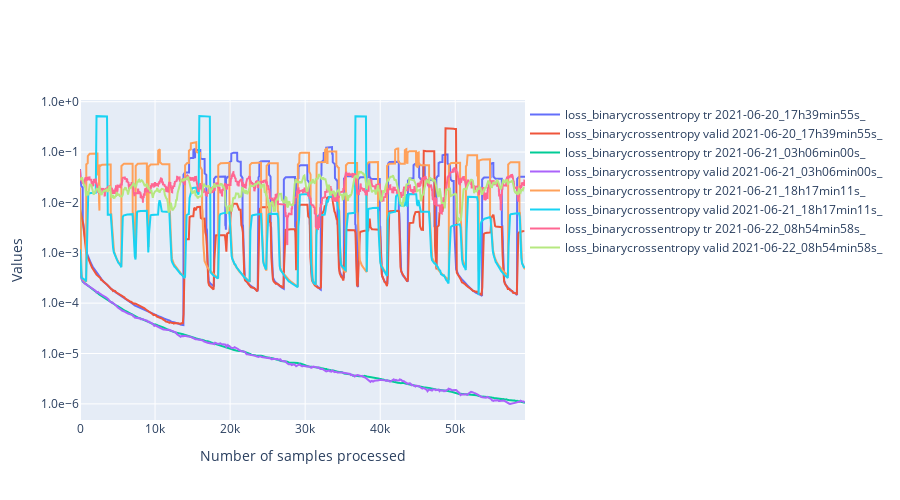

Here is the notebook cell this chart was saved with:
### Code cell
import ipywidgets as widgets
class PersoToggleButton(widgets.ToggleButton):
    def __init__(self,name=None,*args,**kargs):
        super(PersoToggleButton, self).__init__(*args,**kargs)
        self.name = name

compute_width = lambda value:f"{max(len(str(value)) * 12, 60) + 20}px"
list_vertical_widgets = []
dico_changing_widgets_metadata = {}
list_changing_widgets_metrics = []
list_changing_widgets_tr_valid = []
# Widgets for the metadata ------------------------------------------------------------------
label_metadata_filter = "Metadata"
llocalvertwidgets = []
dico_changing_widgets_reorganized = {"metadata":{},"metrics":{},"mode":{}}
for metadata_name in df.columns:

    if metadata_name == "folder_id":
        continue
    possible_values = df[metadata_name].unique()
    label = widgets.Label(metadata_name)
    dico_changing_widgets_reorganized["metadata"][metadata_name] = {str(value):PersoToggleButton(
        value=True,
        description=str(value),
        disabled=False,
        button_style='', # 'success', 'info', 'warning', 'danger' or ''
        tooltip='',
        icon='check',
        layout = widgets.Layout(width = compute_width(value), margin='0px 0px 0px 0px'),
        name="metadata|"+metadata_name
    ) for value in possible_values}

    possibilities = list(dico_changing_widgets_reorganized["metadata"][metadata_name].values())
    dico_changing_widgets_metadata[metadata_name] = possibilities
    box = widgets.HBox(layout=widgets.Layout(width='100%',display='inline-flex',flex_flow='row wrap'),width='100%')
    box.overflow_x = 'auto'
    box.children = [label]+possibilities
    llocalvertwidgets.append(box)

box = widgets.VBox(width='100%')
box.children = llocalvertwidgets
list_vertical_widgets.append(box)
# Widgets to select metrics ---------------------------------------------------------------
label_metrics_filter = "Metrics"
dico_changing_widgets_reorganized["metrics"] = {str(metric_name):PersoToggleButton(
        value=True,
        description=metric_name,
        disabled=False,
        button_style='', # 'success', 'info', 'warning', 'danger' or ''
        tooltip='',
        icon='check',
        layout = widgets.Layout(width = compute_width(metric_name), margin='0px 0px 0px 0px'),
        name="metrics"
    )
    for metric_name in available_metrics}
possibilities = list(dico_changing_widgets_reorganized["metrics"].values())
list_changing_widgets_metrics = possibilities
box = widgets.HBox(layout=widgets.Layout(width='100%',display='inline-flex',flex_flow='row wrap'),width='100%')
box.overflow_x = 'auto'
box.children = possibilities
list_vertical_widgets.append(box)

# widgets to select tr or valid ----------------------------------------------------------
label_tr_valid_filter = "Mode_of_training"
possibilities = [PersoToggleButton(
        value=True,
        description=mode,
        disabled=False,
        button_style='', # 'success', 'info', 'warning', 'danger' or ''
        tooltip='',
        icon='check',
        layout = widgets.Layout(width = compute_width(mode), margin='0px 0px 0px 0px'),
        name="mode"
    )
    for mode in ["tr","valid"]]
list_changing_widgets_tr_valid = possibilities
box = widgets.HBox(layout=widgets.Layout(width='100%',display='inline-flex',flex_flow='row wrap'),width='100%')
box.overflow_x = 'auto'
box.children = possibilities
list_vertical_widgets.append(box)

titles = ["Metadata", "Metrics","Mode_of_training"]
l = []
for item,title in zip(list_vertical_widgets,titles):
    accordion = widgets.Accordion(children=[item],titles=(title,))
    accordion.set_title(0,title)
    accordion.selected_index = 0
    l.append(accordion)
# widget for moving average
moving_average = widgets.IntText(
    value=100,
    description='mean_window',
    disabled=False
)
# widget to toggle log scale for the y axis
y_log_scale = widgets.ToggleButton(
        value=True,
        description="logy",
        disabled=False,
        button_style='', # 'success', 'info', 'warning', 'danger' or ''
        tooltip='',
        icon='check',
        layout = widgets.Layout(width = compute_width("logy"), margin='0px 0px 0px 0px')
    )

global_box = widgets.VBox(l+[moving_average,y_log_scale])

# Handlers --------------------------------------------------------------------------------------
from IPython.display import display,clear_output
import plotly.graph_objects as go
import main.src.analysis.tools as tls
def filter_metadata():
    global states
    global query
    # Extract informations from widgets to build a query for the dataframe
    list_sub_requests_1 = []
    for metadata_name,dico_metadata in states["metadata"].items():
        list_sub_requests_2 = []
        for name,state in dico_metadata.items():
            if state is True:
                type_data = type(df[metadata_name][0])
                if type_data is str:
                    name = f"\"{name}\""
                list_sub_requests_2.append(f"({metadata_name} == {name})")
        if len(list_sub_requests_2) > 0:
            poss = r" or ".join(list_sub_requests_2)
            list_sub_requests_1.append(f"({poss})")
    filtered_dataframe = df
    if len(list_sub_requests_1) > 0:
        query = r" or ".join(list_sub_requests_1)
        # Apply the query to the dataframe
        filtered_dataframe = df.query(query)
    list_runs = filtered_dataframe["folder_id"].unique()
    return list_runs,filtered_dataframe
def filter_metrics(runs):
    global states
    new_dico = {}
    for f,dico in dico_metrics.items():
        if f not in runs:
            continue
        new_dico[f] = {}
        for metric_name,list_values in dico.items():
            if states["metrics"][metric_name] is True:
                new_dico[f][metric_name] = list_values
    return new_dico
def actualize_available_possibilities(dico_vals,filtered_dataframe):
    global states, dico_changing_widgets_metadata
    for column in filtered_dataframe.columns[1:]:
        values_available = filtered_dataframe[column].unique()
        for value in df[column].unique():
            w = dico_changing_widgets_reorganized["metadata"][column][str(value)]
            if value not in values_available:
                w.disabled = True
            else:
                w.disabled = False
def plot(dico_vals,filtered_dataframe):
    global states
    import numpy as np
    list_scatters = []
    import matplotlib.pyplot as plt
    for run,dico_metrics in dico_vals.items():
        line_dataframe = filtered_dataframe[filtered_dataframe["folder_id"] == run]
        batch_size_tr = line_dataframe["tr_batch_size"].values[0]
        batch_size_valid = line_dataframe["valid_batch_size"].values[0]
        for metric_name,metric_values in dico_metrics.items():
            if metric_name == "loss":
                metric_name = "loss_"+filtered_dataframe[filtered_dataframe["folder_id"] == run]["loss"].values[0]
                access_name = "_loss"
            else:
                access_name = "_values"
            global states
            for mode,state in states["mode"].items():
                if state is False:
                    continue
                batch_size = batch_size_tr if mode == "tr" else batch_size_valid
                if "loss" in metric_name:
                    access_name1 = "attr_"+mode+access_name
                else:
                    access_name1 = mode + access_name
                v = metric_values[access_name1]
                window = int(moving_average.value/batch_size)
                new_values = []
                for i in range(len(v)-window):
                    new_values.append(np.mean(v[i:min(i+window,len(v))]))
                v = np.array(new_values)
                x = np.arange(0,v.shape[0]) * batch_size
                x = pd.Series(x)
                v = pd.Series(v)
                graph = go.Scatter(x=x,y=v,mode='lines',name=f"{metric_name} {mode} {run}",
                                   hovertemplate='Sample n°: %{x}'+f'<br>{metric_name} {mode}<br>{run}:'+' %{y}')
                list_scatters.append(graph)
    plt.clf()
    fig = go.Figure(
        data=list_scatters,
        layout=go.Layout(
            title=go.layout.Title(text=""),
            xaxis_title="Number of samples processed",
            yaxis_title="Values",
            legend=dict(
                orientation="h",
                y=1,
                x=1
            ),
            yaxis={'tickformat':'.1e',},
            width=900,
            height = 500
        ),
    )
    if states["others"]["logy"] is True:
        fig.update_yaxes(type="log")
    clear_output()
    display(global_box)
    fig.show()
states = {"others":{"mean_window":moving_average.value,"logy":False},
          "mode":{"tr":False,"valid":False},
          "metrics":{k:False for k in available_metrics},
          "metadata":{k:{
              str(k1):False for k1 in df[k].unique()
          } for k in df.columns}
          }
def handler(v):
    global query
    if v["name"] == "disabled":
        return
    global states
    try:
        name = "others"
        try:
            name = v["owner"].name
        except:
            pass
        name = name.split("|")
        try:
            new_val = not(v["new"]["value"])
        except:
            new_val = not(v["new"])
    except Exception as e:
        return
    if len(name) == 2:
        states[name[0]][name[1]][v["owner"].description] = not(states[name[0]][name[1]][v["owner"].description])
    else:
        states[name[0]][v["owner"].description] = not(states[name[0]][v["owner"].description])
    runs,filtered_dataframe = filter_metadata()
    dico_vals = filter_metrics(runs)
    actualize_available_possibilities(dico_vals,filtered_dataframe)
    plot(dico_vals,filtered_dataframe)
    try:
        print(dico_vals['2021-06-20_17h39min55s_']["mae"])
    except:
        pass
    print(metric_name)

for name,liste_w in dico_changing_widgets_metadata.items():
    for w in liste_w:
        w.observe(handler)
for w in list_changing_widgets_metrics:
    w.observe(handler)
list_changing_widgets_metrics[-1].value = True
for w in list_changing_widgets_tr_valid:
    w.observe(handler)
for w in [moving_average,y_log_scale]:
    w.observe(handler)
global_box

### Figure 1 — Plotly figure (JSON) as saved in the notebook; plotly's stock layout.template omitted (floating-point values rounded to 4 significant figures; data arrays with more than 128 entries replaced by an {"elided": "..."} marker saying what was removed)
{"data": [{"hovertemplate": "Sample n°: %{x}<br>loss_binarycrossentropy tr<br>2021-06-20_17h39min55s_: %{y}", "mode": "lines", "name": "loss_binarycrossentropy tr 2021-06-20_17h39min55s_", "type": "scatter", "x": {"elided": "5930 int values"}, "y": {"elided": "5930 float values"}}, {"hovertemplate": "Sample n°: %{x}<br>loss_binarycrossentropy valid<br>2021-06-20_17h39min55s_: %{y}", "mode": "lines", "name": "loss_binarycrossentropy valid 2021-06-20_17h39min55s_", "type": "scatter", "x": {"elided": "593 int values"}, "y": {"elided": "593 float values"}}, {"hovertemplate": "Sample n°: %{x}<br>loss_binarycrossentropy tr<br>2021-06-21_03h06min00s_: %{y}", "mode": "lines", "name": "loss_binarycrossentropy tr 2021-06-21_03h06min00s_", "type": "scatter", "x": {"elided": "5930 int values"}, "y": {"elided": "5930 float values"}}, {"hovertemplate": "Sample n°: %{x}<br>loss_binarycrossentropy valid<br>2021-06-21_03h06min00s_: %{y}", "mode": "lines", "name": "loss_binarycrossentropy valid 2021-06-21_03h06min00s_", "type": "scatter", "x": {"elided": "593 int values"}, "y": {"elided": "593 float values"}}, {"hovertemplate": "Sample n°: %{x}<br>loss_binarycrossentropy tr<br>2021-06-21_18h17min11s_: %{y}", "mode": "lines", "name": "loss_binarycrossentropy tr 2021-06-21_18h17min11s_", "type": "scatter", "x": {"elided": "5930 int values"}, "y": {"elided": "5930 float values"}}, {"hovertemplate": "Sample n°: %{x}<br>loss_binarycrossentropy valid<br>2021-06-21_18h17min11s_: %{y}", "mode": "lines", "name": "loss_binarycrossentropy valid 2021-06-21_18h17min11s_", "type": "scatter", "x": {"elided": "593 int values"}, "y": {"elided": "593 float values"}}, {"hovertemplate": "Sample n°: %{x}<br>loss_binarycrossentropy tr<br>2021-06-22_08h54min58s_: %{y}", "mode": "lines", "name": "loss_binarycrossentropy tr 2021-06-22_08h54min58s_", "type": "scatter", "x": {"elided": "5930 int values"}, "y": {"elided": "5930 float values"}}, {"hovertemplate": "Sample n°: %{x}<br>loss_binarycrossentropy valid<br>2021-06-22_08h54min58s_: %{y}", "mode": "lines", "name": "loss_binarycrossentropy valid 2021-06-22_08h54min58s_", "type": "scatter", "x": {"elided": "593 int values"}, "y": {"elided": "593 float values"}}], "layout": {"height": 500, "legend": {"orientation": "h", "x": 1, "y": 1}, "title": {"text": ""}, "width": 900, "xaxis": {"title": {"text": "Number of samples processed"}}, "yaxis": {"tickformat": ".1e", "title": {"text": "Values"}, "type": "log"}}}
